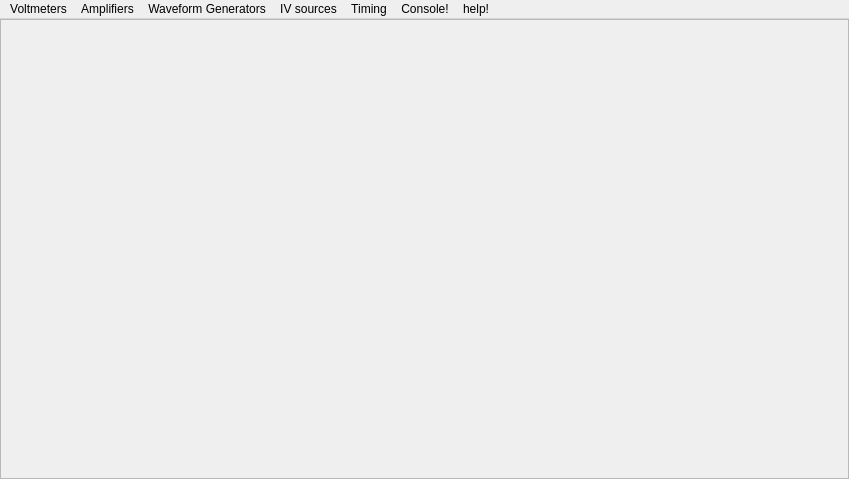
<?xml version="1.0" encoding="UTF-8"?>
<ui version="4.0">
 <class>MainWindow</class>
 <widget class="QMainWindow" name="MainWindow">
  <property name="windowModality">
   <enum>Qt::NonModal</enum>
  </property>
  <property name="geometry">
   <rect>
    <x>0</x>
    <y>0</y>
    <width>849</width>
    <height>479</height>
   </rect>
  </property>
  <property name="windowTitle">
   <string>Experiments</string>
  </property>
  <property name="styleSheet">
   <string notr="true"> QPushButton{ background-image: url(:/images/bt_01_off.png);}
 QPushButton:pressed {background-image:url(:/images/bt_01_on.png);}
QFrame{background-color: rgb(21, 107, 113);}

 QDockWidget {
     border: 1px solid lightgray;
 }

 QDockWidget::title {
     text-align: left; /* align the text to the left */
     background: lightgray;
     padding-left: 5px;
	height:6px;
 }

 QDockWidget::close-button, QDockWidget::float-button {
     border: 1px solid transparent;
     background: darkgray;
     padding: 0px;
 }

 QDockWidget::close-button:hover, QDockWidget::float-button:hover {
     background: gray;
 }

 QDockWidget::close-button:pressed, QDockWidget::float-button:pressed {
     padding: 1px -1px -1px 1px;
 }

QProgressBar {	border: 1px solid black;		text-align: top;
				padding: 1px;
				border-bottom-right-radius: 7px;
				border-bottom-left-radius: 7px;
				background: QLinearGradient( x1: 0, y1: 0, x2: 0, y2: 1,
				stop: 0 #fff,
				stop: 0.4999 #eee,
				stop: 0.5 #ddd,
				stop: 1 #eee );
				width: 15px;
				}

QProgressBar::chunk {
				background: QLinearGradient( x1: 0, y1: 0, x2: 0, y2: 1,
				stop: 0 #78d,
				stop: 0.4999 #46a,
				stop: 0.5 #45a,
				stop: 1 #238 );
				border-bottom-right-radius: 7px;
				border-bottom-left-radius: 7px;
				border: 1px solid black;
				}
			

border-color: rgb(29, 122, 162);
</string>
  </property>
  <property name="documentMode">
   <bool>false</bool>
  </property>
  <property name="dockOptions">
   <set>QMainWindow::AllowTabbedDocks|QMainWindow::AnimatedDocks</set>
  </property>
  <property name="unifiedTitleAndToolBarOnMac">
   <bool>false</bool>
  </property>
  <widget class="QWidget" name="centralwidget">
   <property name="sizePolicy">
    <sizepolicy hsizetype="Preferred" vsizetype="Preferred">
     <horstretch>0</horstretch>
     <verstretch>0</verstretch>
    </sizepolicy>
   </property>
   <layout class="QHBoxLayout" name="horizontalLayout_2">
    <property name="spacing">
     <number>0</number>
    </property>
    <property name="margin">
     <number>0</number>
    </property>
    <item>
     <widget class="QScrollArea" name="scrollArea">
      <property name="styleSheet">
       <string notr="true"/>
      </property>
      <property name="widgetResizable">
       <bool>true</bool>
      </property>
      <widget class="QWidget" name="scrollAreaWidgetContents_2">
       <property name="geometry">
        <rect>
         <x>0</x>
         <y>0</y>
         <width>847</width>
         <height>452</height>
        </rect>
       </property>
       <property name="sizePolicy">
        <sizepolicy hsizetype="Preferred" vsizetype="Expanding">
         <horstretch>0</horstretch>
         <verstretch>0</verstretch>
        </sizepolicy>
       </property>
       <layout class="QVBoxLayout" name="verticalLayout">
        <property name="spacing">
         <number>0</number>
        </property>
        <property name="margin">
         <number>0</number>
        </property>
        <item>
         <widget class="QSplitter" name="graph_splitter">
          <property name="orientation">
           <enum>Qt::Vertical</enum>
          </property>
         </widget>
        </item>
       </layout>
      </widget>
     </widget>
    </item>
   </layout>
  </widget>
  <widget class="QMenuBar" name="menuBar">
   <property name="geometry">
    <rect>
     <x>0</x>
     <y>0</y>
     <width>849</width>
     <height>25</height>
    </rect>
   </property>
   <widget class="QMenu" name="menuVoltmeters_2">
    <property name="title">
     <string>Voltmeters</string>
    </property>
    <addaction name="actionCH1meter"/>
    <addaction name="actionCH2meter"/>
    <addaction name="actionCH3meter"/>
    <addaction name="actionCH4meter"/>
    <addaction name="actionAll_of_Them"/>
   </widget>
   <widget class="QMenu" name="menuAmplifiers_2">
    <property name="title">
     <string>Amplifiers</string>
    </property>
    <addaction name="actionCH1"/>
    <addaction name="actionCH5"/>
   </widget>
   <widget class="QMenu" name="menuWaveform_Generators_2">
    <property name="title">
     <string>Waveform Generators</string>
    </property>
    <addaction name="actionSineWave"/>
   </widget>
   <widget class="QMenu" name="menuIV_sources">
    <property name="title">
     <string>IV sources</string>
    </property>
    <addaction name="actionPVS_1"/>
    <addaction name="actionPVS_2"/>
    <addaction name="actionPVS_3"/>
    <addaction name="actionPCS"/>
   </widget>
   <widget class="QMenu" name="menuTiming">
    <property name="title">
     <string>Timing</string>
    </property>
    <addaction name="actionFrequency"/>
    <addaction name="actionPulse_Width"/>
    <addaction name="actionDuty_Cycle"/>
    <addaction name="actionHigh_Frequency"/>
   </widget>
   <widget class="QMenu" name="menuConsole">
    <property name="title">
     <string>Console!</string>
    </property>
    <addaction name="actionInsert_Console"/>
   </widget>
   <widget class="QMenu" name="menuHelp">
    <property name="title">
     <string>help!</string>
    </property>
    <addaction name="actionShow_help_window"/>
    <addaction name="actionProgrammer_s_manual"/>
   </widget>
   <addaction name="menuVoltmeters_2"/>
   <addaction name="menuAmplifiers_2"/>
   <addaction name="menuWaveform_Generators_2"/>
   <addaction name="menuIV_sources"/>
   <addaction name="menuTiming"/>
   <addaction name="menuConsole"/>
   <addaction name="menuHelp"/>
  </widget>
  <action name="actionInsert_Console">
   <property name="text">
    <string>Insert Console</string>
   </property>
   <property name="shortcut">
    <string>Ctrl+Alt+Shift+C</string>
   </property>
  </action>
  <action name="actionCH1">
   <property name="text">
    <string>CH2</string>
   </property>
  </action>
  <action name="actionCH5">
   <property name="text">
    <string>CH1,CH3-CH7,V+,I2V</string>
   </property>
  </action>
  <action name="actionCH2meter">
   <property name="text">
    <string>CH2meter</string>
   </property>
  </action>
  <action name="actionCH3meter">
   <property name="text">
    <string>CH3meter</string>
   </property>
  </action>
  <action name="actionCH4meter">
   <property name="text">
    <string>CH4meter</string>
   </property>
  </action>
  <action name="actionCH1meter">
   <property name="text">
    <string>CH1meter</string>
   </property>
  </action>
  <action name="actionAll_of_Them">
   <property name="text">
    <string>All</string>
   </property>
  </action>
  <action name="actionFrequency">
   <property name="text">
    <string>Frequency</string>
   </property>
  </action>
  <action name="actionPulse_Width">
   <property name="text">
    <string>Pulse Width</string>
   </property>
  </action>
  <action name="actionDuty_Cycle">
   <property name="text">
    <string>Duty Cycle</string>
   </property>
  </action>
  <action name="actionHigh_Frequency">
   <property name="text">
    <string>High Frequency</string>
   </property>
  </action>
  <action name="actionSineWave">
   <property name="text">
    <string>set sine wave frequency</string>
   </property>
   <property name="shortcut">
    <string>Ctrl+Alt+Shift+S</string>
   </property>
  </action>
  <action name="actionPVS_1">
   <property name="text">
    <string>PVS 1</string>
   </property>
  </action>
  <action name="actionPVS_2">
   <property name="text">
    <string>PVS 2</string>
   </property>
  </action>
  <action name="actionPVS_3">
   <property name="text">
    <string>PVS 3</string>
   </property>
  </action>
  <action name="actionPCS">
   <property name="text">
    <string>PCS</string>
   </property>
  </action>
  <action name="actionShow_help_window">
   <property name="text">
    <string>show help window</string>
   </property>
  </action>
  <action name="actionProgrammer_s_manual">
   <property name="text">
    <string>full programmer's manual</string>
   </property>
  </action>
 </widget>
 <resources>
  <include location="jui.rc"/>
 </resources>
 <connections>
  <connection>
   <sender>actionInsert_Console</sender>
   <signal>triggered()</signal>
   <receiver>MainWindow</receiver>
   <slot>addConsole()</slot>
   <hints>
    <hint type="sourcelabel">
     <x>-1</x>
     <y>-1</y>
    </hint>
    <hint type="destinationlabel">
     <x>445</x>
     <y>248</y>
    </hint>
   </hints>
  </connection>
  <connection>
   <sender>actionCH1</sender>
   <signal>triggered()</signal>
   <receiver>MainWindow</receiver>
   <slot>widget_ch1()</slot>
   <hints>
    <hint type="sourcelabel">
     <x>-1</x>
     <y>-1</y>
    </hint>
    <hint type="destinationlabel">
     <x>410</x>
     <y>239</y>
    </hint>
   </hints>
  </connection>
  <connection>
   <sender>actionCH5</sender>
   <signal>triggered()</signal>
   <receiver>MainWindow</receiver>
   <slot>widget_ch5()</slot>
   <hints>
    <hint type="sourcelabel">
     <x>-1</x>
     <y>-1</y>
    </hint>
    <hint type="destinationlabel">
     <x>410</x>
     <y>239</y>
    </hint>
   </hints>
  </connection>
  <connection>
   <sender>actionCH2meter</sender>
   <signal>triggered()</signal>
   <receiver>MainWindow</receiver>
   <slot>widget_volt2()</slot>
   <hints>
    <hint type="sourcelabel">
     <x>-1</x>
     <y>-1</y>
    </hint>
    <hint type="destinationlabel">
     <x>410</x>
     <y>239</y>
    </hint>
   </hints>
  </connection>
  <connection>
   <sender>actionCH3meter</sender>
   <signal>triggered()</signal>
   <receiver>MainWindow</receiver>
   <slot>widget_volt3()</slot>
   <hints>
    <hint type="sourcelabel">
     <x>-1</x>
     <y>-1</y>
    </hint>
    <hint type="destinationlabel">
     <x>410</x>
     <y>239</y>
    </hint>
   </hints>
  </connection>
  <connection>
   <sender>actionCH4meter</sender>
   <signal>triggered()</signal>
   <receiver>MainWindow</receiver>
   <slot>widget_volt4()</slot>
   <hints>
    <hint type="sourcelabel">
     <x>-1</x>
     <y>-1</y>
    </hint>
    <hint type="destinationlabel">
     <x>410</x>
     <y>239</y>
    </hint>
   </hints>
  </connection>
  <connection>
   <sender>actionCH1meter</sender>
   <signal>triggered()</signal>
   <receiver>MainWindow</receiver>
   <slot>widget_volt1()</slot>
   <hints>
    <hint type="sourcelabel">
     <x>-1</x>
     <y>-1</y>
    </hint>
    <hint type="destinationlabel">
     <x>410</x>
     <y>239</y>
    </hint>
   </hints>
  </connection>
  <connection>
   <sender>actionAll_of_Them</sender>
   <signal>triggered()</signal>
   <receiver>MainWindow</receiver>
   <slot>widget_voltAll()</slot>
   <hints>
    <hint type="sourcelabel">
     <x>-1</x>
     <y>-1</y>
    </hint>
    <hint type="destinationlabel">
     <x>410</x>
     <y>239</y>
    </hint>
   </hints>
  </connection>
  <connection>
   <sender>actionSineWave</sender>
   <signal>triggered()</signal>
   <receiver>MainWindow</receiver>
   <slot>widget_sine()</slot>
   <hints>
    <hint type="sourcelabel">
     <x>-1</x>
     <y>-1</y>
    </hint>
    <hint type="destinationlabel">
     <x>410</x>
     <y>239</y>
    </hint>
   </hints>
  </connection>
  <connection>
   <sender>actionFrequency</sender>
   <signal>triggered()</signal>
   <receiver>MainWindow</receiver>
   <slot>widget_freq()</slot>
   <hints>
    <hint type="sourcelabel">
     <x>-1</x>
     <y>-1</y>
    </hint>
    <hint type="destinationlabel">
     <x>410</x>
     <y>239</y>
    </hint>
   </hints>
  </connection>
  <connection>
   <sender>actionHigh_Frequency</sender>
   <signal>triggered()</signal>
   <receiver>MainWindow</receiver>
   <slot>widget_high_freq()</slot>
   <hints>
    <hint type="sourcelabel">
     <x>-1</x>
     <y>-1</y>
    </hint>
    <hint type="destinationlabel">
     <x>410</x>
     <y>239</y>
    </hint>
   </hints>
  </connection>
  <connection>
   <sender>actionPulse_Width</sender>
   <signal>triggered()</signal>
   <receiver>MainWindow</receiver>
   <slot>widget_pulse()</slot>
   <hints>
    <hint type="sourcelabel">
     <x>-1</x>
     <y>-1</y>
    </hint>
    <hint type="destinationlabel">
     <x>410</x>
     <y>239</y>
    </hint>
   </hints>
  </connection>
  <connection>
   <sender>actionDuty_Cycle</sender>
   <signal>triggered()</signal>
   <receiver>MainWindow</receiver>
   <slot>widget_dutycycle()</slot>
   <hints>
    <hint type="sourcelabel">
     <x>-1</x>
     <y>-1</y>
    </hint>
    <hint type="destinationlabel">
     <x>410</x>
     <y>239</y>
    </hint>
   </hints>
  </connection>
  <connection>
   <sender>actionPVS_1</sender>
   <signal>triggered()</signal>
   <receiver>MainWindow</receiver>
   <slot>widget_pvs1()</slot>
   <hints>
    <hint type="sourcelabel">
     <x>-1</x>
     <y>-1</y>
    </hint>
    <hint type="destinationlabel">
     <x>410</x>
     <y>239</y>
    </hint>
   </hints>
  </connection>
  <connection>
   <sender>actionPVS_2</sender>
   <signal>triggered()</signal>
   <receiver>MainWindow</receiver>
   <slot>widget_pvs2()</slot>
   <hints>
    <hint type="sourcelabel">
     <x>-1</x>
     <y>-1</y>
    </hint>
    <hint type="destinationlabel">
     <x>410</x>
     <y>239</y>
    </hint>
   </hints>
  </connection>
  <connection>
   <sender>actionPVS_3</sender>
   <signal>triggered()</signal>
   <receiver>MainWindow</receiver>
   <slot>widget_pvs3()</slot>
   <hints>
    <hint type="sourcelabel">
     <x>-1</x>
     <y>-1</y>
    </hint>
    <hint type="destinationlabel">
     <x>410</x>
     <y>239</y>
    </hint>
   </hints>
  </connection>
  <connection>
   <sender>actionPCS</sender>
   <signal>triggered()</signal>
   <receiver>MainWindow</receiver>
   <slot>widget_pcs()</slot>
   <hints>
    <hint type="sourcelabel">
     <x>-1</x>
     <y>-1</y>
    </hint>
    <hint type="destinationlabel">
     <x>410</x>
     <y>239</y>
    </hint>
   </hints>
  </connection>
  <connection>
   <sender>actionShow_help_window</sender>
   <signal>triggered()</signal>
   <receiver>MainWindow</receiver>
   <slot>showHelp()</slot>
   <hints>
    <hint type="sourcelabel">
     <x>-1</x>
     <y>-1</y>
    </hint>
    <hint type="destinationlabel">
     <x>424</x>
     <y>239</y>
    </hint>
   </hints>
  </connection>
  <connection>
   <sender>actionProgrammer_s_manual</sender>
   <signal>triggered()</signal>
   <receiver>MainWindow</receiver>
   <slot>showFullHelp()</slot>
   <hints>
    <hint type="sourcelabel">
     <x>-1</x>
     <y>-1</y>
    </hint>
    <hint type="destinationlabel">
     <x>424</x>
     <y>239</y>
    </hint>
   </hints>
  </connection>
 </connections>
 <slots>
  <slot>add_a_widget()</slot>
  <slot>addConsole()</slot>
  <slot>size(int,int)</slot>
  <slot>widget_ch1()</slot>
  <slot>widget_ch2()</slot>
  <slot>widget_ch3()</slot>
  <slot>widget_ch4()</slot>
  <slot>widget_ch5()</slot>
  <slot>widget_sine()</slot>
  <slot>widget_volt1()</slot>
  <slot>widget_volt2()</slot>
  <slot>widget_volt3()</slot>
  <slot>widget_volt4()</slot>
  <slot>widget_volt5()</slot>
  <slot>widget_voltAll()</slot>
  <slot>widget_inductance()</slot>
  <slot>widget_freq()</slot>
  <slot>widget_high_freq()</slot>
  <slot>widget_f2ftime()</slot>
  <slot>widget_r2rtime()</slot>
  <slot>widget_pulse()</slot>
  <slot>widget_dutycycle()</slot>
  <slot>widget_pvs1()</slot>
  <slot>widget_pvs2()</slot>
  <slot>widget_pvs3()</slot>
  <slot>widget_pcs()</slot>
  <slot>showHelp()</slot>
  <slot>showFullHelp()</slot>
 </slots>
</ui>
